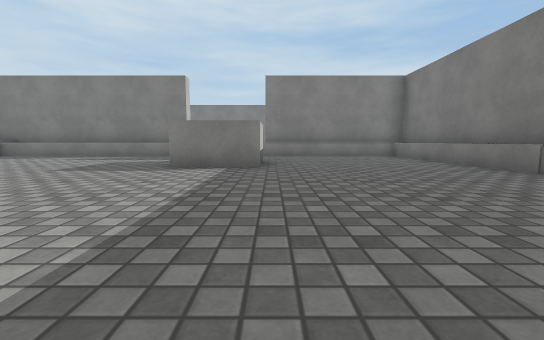
view 1 (above)

18 first-person views from a walk through a 3-D level made in the Unity game engine. The camera is 0.55 m above the floor, tilts 6° down and sees 90° across. The floor is counted in squares, 1 m on a side. Each view is taken from the middle of a square. On the plan, view 1 faces up. The plan holds only what a view shows up to about 9 squares ahead; the rest is blank. The place goes on beyond the plan. The player character is not drawn. Surface patterns are stand-ins for the level's own textures.

view 2
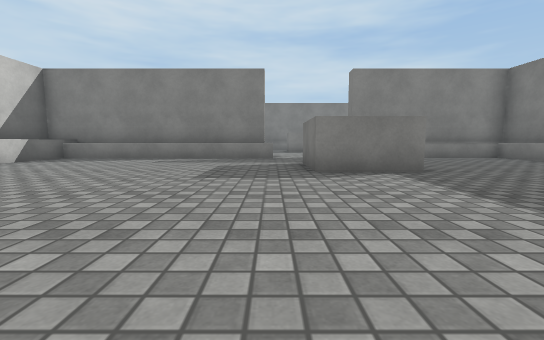

view 3
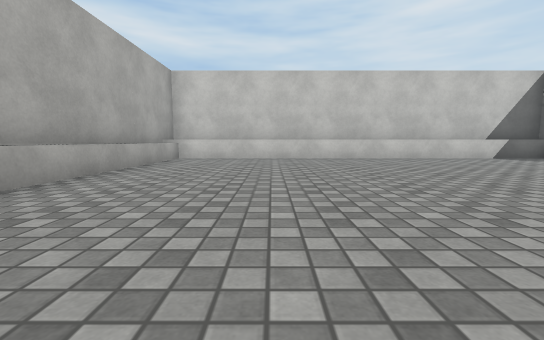

view 4
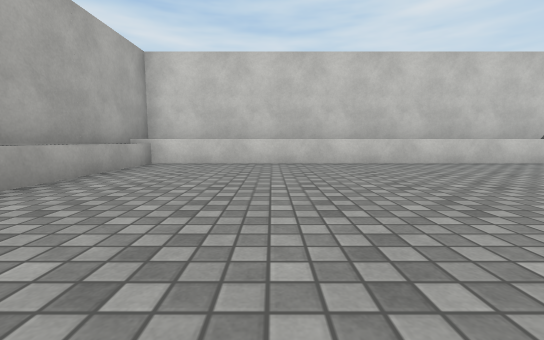

view 5
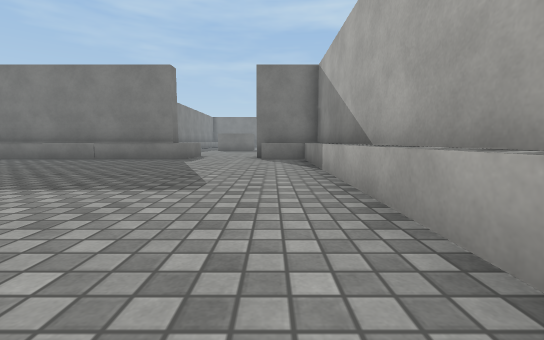

view 6
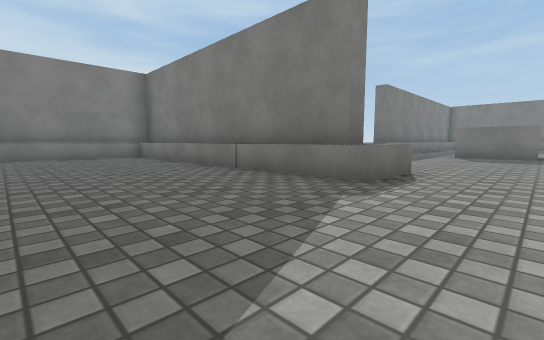

view 7
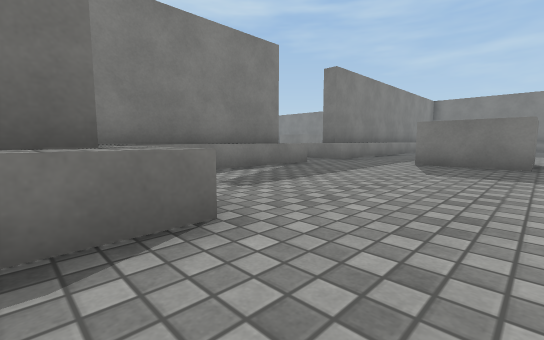

view 8
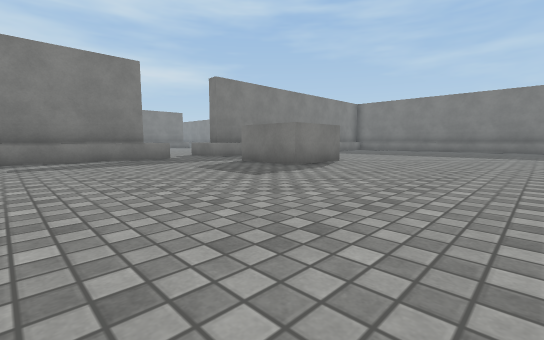

view 9
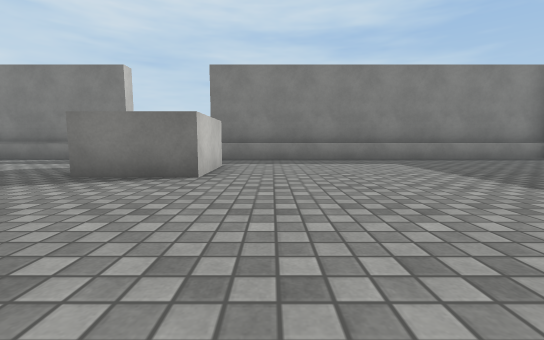

view 10
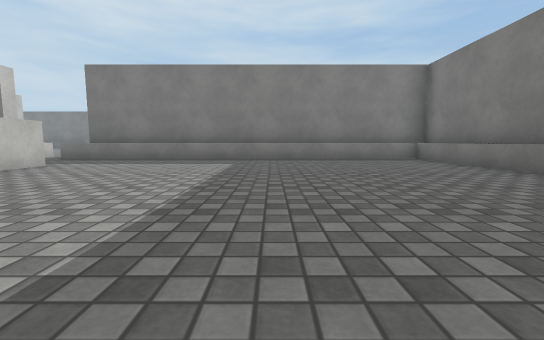

view 11
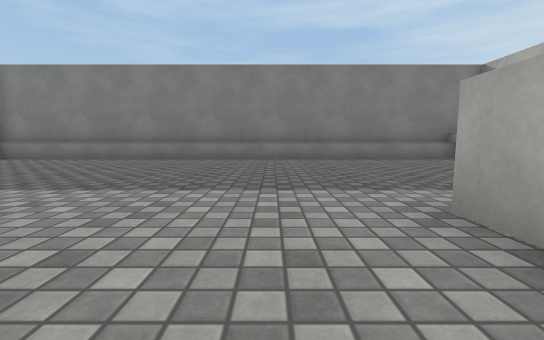

view 12
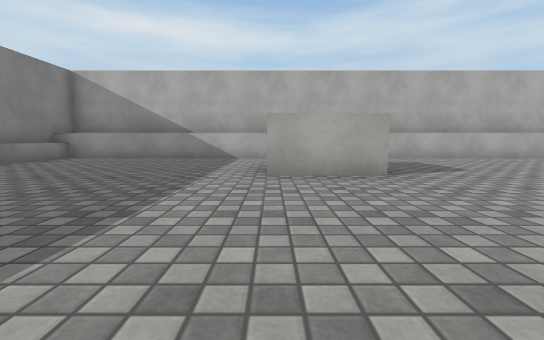

view 13
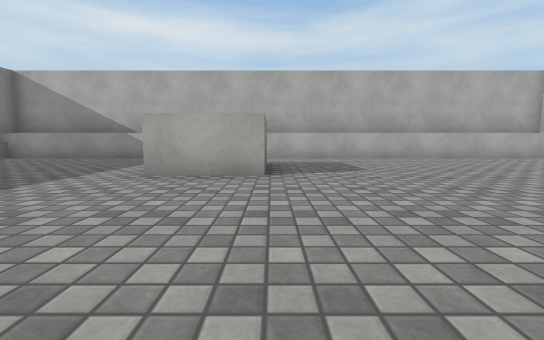

view 14
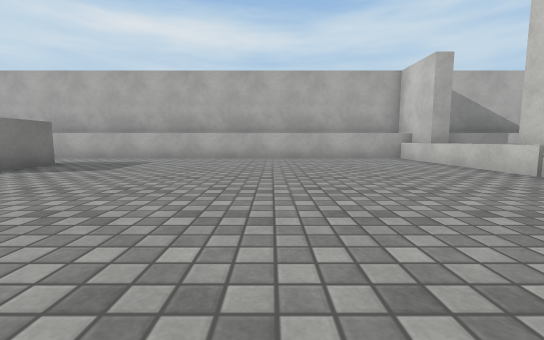

view 15
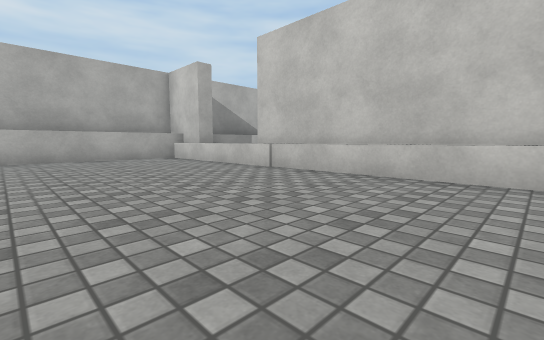

view 16
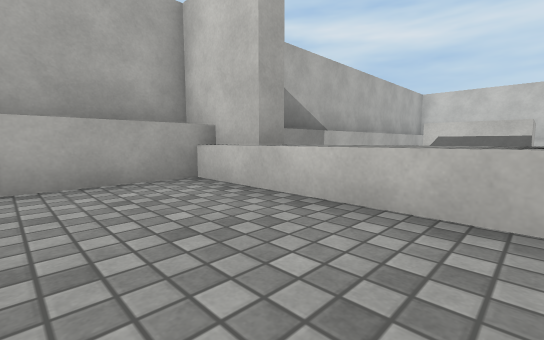

view 17
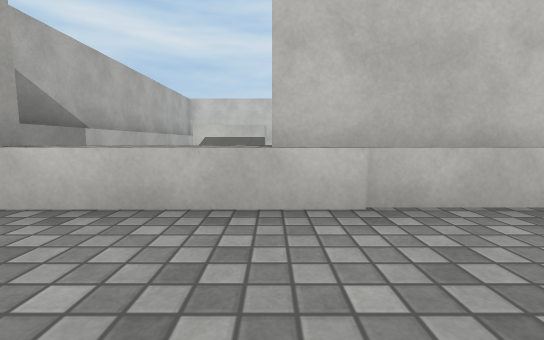

view 18
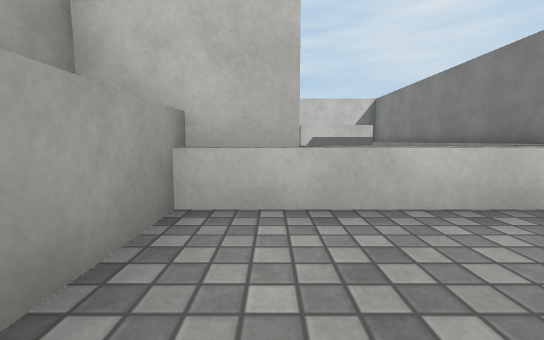

### Floor plan
Key: @ floor where view 1 was taken; # wall or solid block; . floor; ^ raised ledge; B block.
Columns run from 11 left of view 1 to 24 right of it. Each row starts with its distance up from view 1.
 11             ###
 10 ^^^^^^^^^.  ^^^^^
  9 ^^........ .....#
  8 ^^.......B .....#
  7 ^^.......B .....#
  6 ^^.......BB.....#
  5 ^^..............#^####^.^##########^
  4 ^^..............#^.................#
  3 ^^..............#^.................#
  2 ^^..............^^.....B ..........#
  1 ^^.....................B B.........#
  0 ^^.........@............B..........#
 -1 ^^.............^^#.................#
 -2 ^^^^^^^^^^^^^^^^^#.................#
 -3 ^^^^^^^  ^^^^^^^^#.................#
 -4                 ^#.................#
 -5                 ^#.................#
 -6           BB   ^^^........B B......#
 -7            B    ^^........B B......#
 -8            B    ^^......... .......#
 -9                 ^^.................#
-10           ^^^^^^^^^^^^^^^^^^^^^^^^^^

Where each view was taken, in squares from view 1:
view 1: 0 up, 0 right, facing up
view 2: 1 up, 3 left, facing up
view 3: 1 up, 1 left, facing left
view 4: 1 up, 3 left, facing left
view 5: 1 down, 4 left, facing right
view 6: 0 up, 1 right, facing up-right
view 7: 0 up, 5 right, facing up-right
view 8: 4 down, 7 right, facing up-right
view 9: 4 down, 15 right, facing up
view 10: 4 down, 19 right, facing up
view 11: 4 down, 15 right, facing right
view 12: 1 down, 17 right, facing down
view 13: 1 down, 15 right, facing down
view 14: 1 down, 10 right, facing down
view 15: 1 down, 10 right, facing down-left
view 16: 6 down, 8 right, facing down-left
view 17: 6 down, 8 right, facing left
view 18: 9 down, 8 right, facing left
